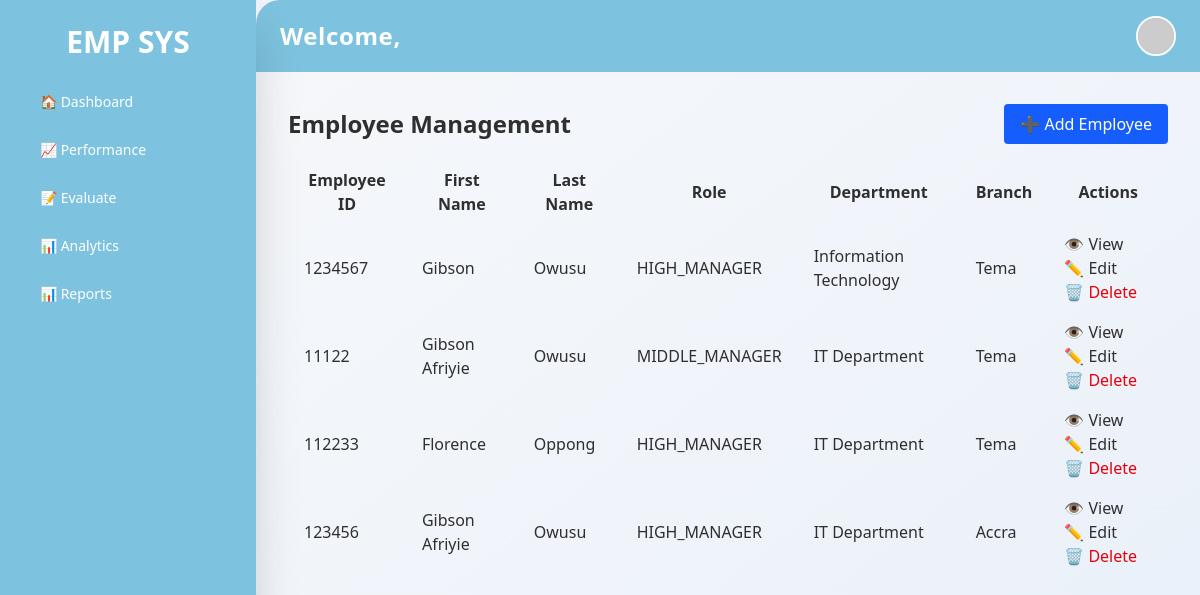
The app's page /employees/ (signed in) with its own data.
### performance_app/models.py (models this page shows, shortened)
class EmployeeProfile(models.Model):
    user = models.OneToOneField(User, on_delete=models.CASCADE)
    first_name = models.CharField(max_length=100, blank=True, null=True)
    last_name = models.CharField(max_length=100, blank=True, null=True)
    department = models.CharField(max_length=100)
    job_title = models.CharField(max_length=100)
    date_hired = models.DateField()
    phone = models.CharField(max_length=15, blank=True, null=True)
    address = models.TextField(null=True, blank=True)
    emergency_contact_name = models.CharField(max_length=100, null=True, blank=True)
    emergency_contact_phone = models.CharField(max_length=15, null=True, blank=True)
    emergency_relationship = models.CharField(max_length=50, null=True, blank=True)
    data_created = models.DateTimeField(auto_now_add=True, blank=True, null=True)
    data_updated = models.DateTimeField(auto_now=True, blank=True, null=True)
    created_by = models.ForeignKey(User, related_name='created_employee', on_delete=models.CASCADE, null=True, blank=True)
    updated_by = models.ForeignKey(User, related_name='updated_employee', on_delete=models.CASCADE, null=True, blank=True)

class User(AbstractBaseUser, PermissionsMixin):
    ROLE_CHOICES = [
        ('HR', 'HR'),
        ('HIGH_MANAGER', 'High Level Manager'),
        ('MIDDLE_MANAGER', 'Middle Level Manager'),
        ('MANAGER', 'Low Level Manager'),
        ('EMPLOYEE', 'Employee'),
    ]
    employee_id = models.CharField(max_length=20, unique=True)
    role = models.CharField(max_length=20, choices=ROLE_CHOICES)
    branch = models.CharField(max_length=100, blank=True, null=True)
    is_active = models.BooleanField(default=True)
    is_staff = models.BooleanField(default=False)
    USERNAME_FIELD = 'employee_id'
    REQUIRED_FIELDS = []
    objects = CustomUserManager()
    def __str__(self):
        return f"{self.employee_id} - {self.role}"

### performance_app/views.py (the view, shortened to what this page needs)
# urls.py: path('employees/', views.employee_management, name='employee_management'),
@login_required
def employee_management(request):
    user_form = UserForm()
    profile_form = EmployeeProfileForm()
    employees = EmployeeProfile.objects.select_related('user')
    return render(request, 'dashboard/hr/employee_mgmt.html', {
        'employees': employees,
        'user_form': user_form,
        'profile_form': profile_form,
    })

### theme/templates/dashboard/hr/employee_mgmt.html (shortened to what this page needs)
{% extends 'base.html' %}
{% load static %}
{% block content %}
<div class="container mx-auto py-6">
    <div class="flex justify-between items-center mb-4">
        <h2 class="text-2xl font-bold">Employee Management</h2>
        <a href="{% url 'add_employee' %}" class="bg-blue-600 text-white px-4 py-2 rounded hover:bg-blue-700 transition">➕ Add Employee</a>
    </div>
    <table id="employeeTable" class="display w-full">
        <thead class="bg-gray-200">
            <tr>
                <th class="px-4 py-2">Employee ID</th>
                <th class="px-4 py-2">First Name</th>
                <th class="px-4 py-2">Last Name</th>
                <th class="px-4 py-2">Role</th>
                <th class="px-4 py-2">Department</th>
                <th class="px-4 py-2">Branch</th>
                <th class="px-4 py-2">Actions</th>
            </tr>
        </thead>
        <tbody>
            {% for employee in employees %}
            <tr>
                <td class="px-4 py-2">{{ employee.user.employee_id }}</td>
                <td class="px-4 py-2">{{ employee.first_name }}</td>
                <td class="px-4 py-2">{{ employee.last_name }}</td>
                <td class="px-4 py-2">{{ employee.user.role }}</td>
                <td class="px-4 py-2">{{ employee.department }}</td>
                <td class="px-4 py-2">{{ employee.user.branch }}</td>
                <td class="px-4 py-2 space-x-2">
                    <a href="{% url 'view_employee' employee.user.id %}" class="bg-green-500 px-2 py-1 rounded text-black hover:bg-green-600 transition">👁️ View</a>
                    <a href="{% url 'edit_employee' employee.user.id %}" class="bg-yellow-500 px-2 py-1 rounded text-yellow-300 hover:bg-yellow-600 transition">✏️ Edit</a>
                    <form method="POST" action="{% url 'delete_employee' employee.user.id %}" class="inline">
                        <button type="submit" class="deleteBtn bg-red-600 px-2 py-1 rounded text-red-600 hover:bg-red-700 transition"
                            onclick="return confirm('Are you sure you want to delete {{ employee.first_name }} {{ employee.last_name }}?');">
                            🗑️ Delete
                        </button>
                    </form>
                </td>
            </tr>
            {% endfor %}
        </tbody>
    </table>
</div>
<link rel="stylesheet" href="https://cdn.datatables.net/1.13.5/css/jquery.dataTables.min.css">
{% endblock %}

### records on screen
EmployeeProfile: user.employee_id "1234567", first_name "Gibson", last_name "Owusu", user.role "HIGH_MANAGER", department "Information Technology", user.branch "Tema"
EmployeeProfile: user.employee_id "11122", first_name "Gibson Afriyie", last_name "Owusu", user.role "MIDDLE_MANAGER", department "IT Department", user.branch "Tema"
EmployeeProfile: user.employee_id "112233", first_name "Florence", last_name "Oppong", user.role "HIGH_MANAGER", department "IT Department", user.branch "Tema"
EmployeeProfile: user.employee_id "123456", first_name "Gibson Afriyie", last_name "Owusu", user.role "HIGH_MANAGER", department "IT Department", user.branch "Accra"
